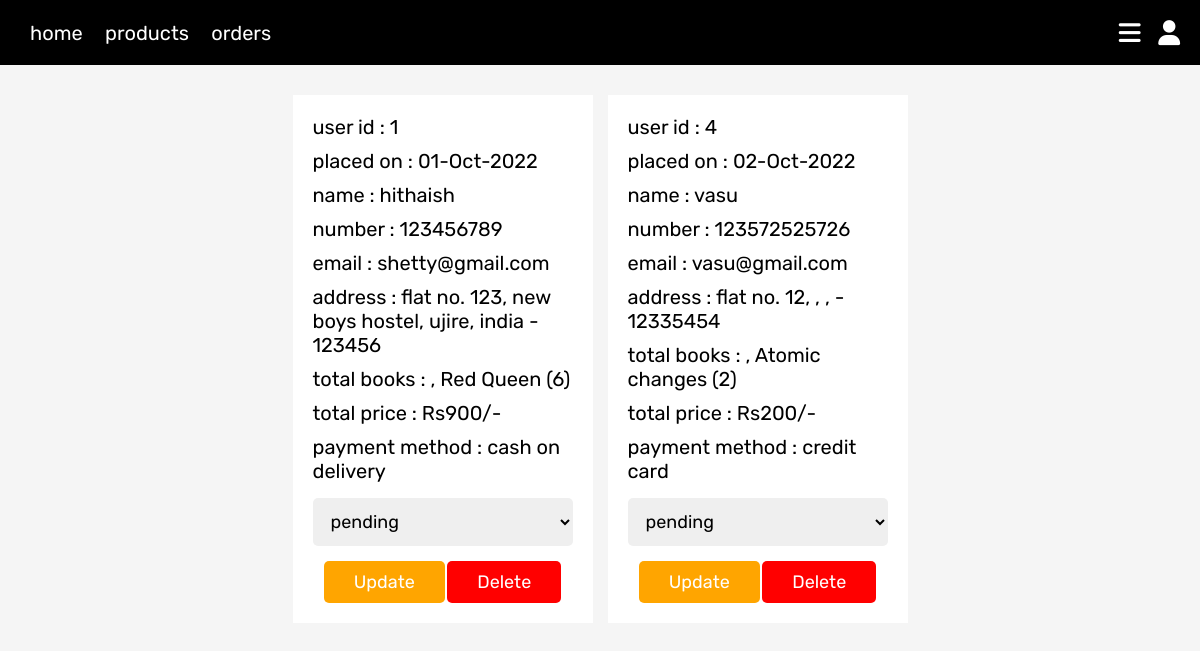
Screenshot of /admin_orders.php (signed in) with the database file from the repository.
### tables this page shows
CREATE TABLE `orders` (
  `id` int(100) NOT NULL,
  `user_id` int(100) NOT NULL,
  `name` varchar(100) NOT NULL,
  `number` varchar(12) NOT NULL,
  `email` varchar(100) NOT NULL,
  `method` varchar(50) NOT NULL,
  `address` varchar(500) NOT NULL,
  `total_products` varchar(1000) NOT NULL,
  `total_price` int(100) NOT NULL,
  `placed_on` varchar(50) NOT NULL,
  `payment_status` varchar(20) NOT NULL DEFAULT 'pending'
);

### admin_orders.php (the view, shortened to what this page needs)
<?php
include 'config.php';
?>
<!DOCTYPE html>
<html lang="en">
<head>
   <link rel="stylesheet" href="https://cdnjs.cloudflare.com/ajax/libs/font-awesome/6.0.0/css/all.min.css">
   <link rel="stylesheet" href="css/admin_style.css">
</head>
<body>
<?php include 'admin_header.php'; ?>
<section class="orders">
   <div class="box-container">
      <?php
      $select_orders = mysqli_query($conn, "SELECT * FROM `orders`") or die('query failed');
      if(mysqli_num_rows($select_orders) > 0){
         while($fetch_orders = mysqli_fetch_assoc($select_orders)){
      ?>
      <div class="box">
         <p> user id : <span><?php echo $fetch_orders['user_id']; ?></span> </p>
         <p> placed on : <span><?php echo $fetch_orders['placed_on']; ?></span> </p>
         <p> name : <span><?php echo $fetch_orders['name']; ?></span> </p>
         <p> number : <span><?php echo $fetch_orders['number']; ?></span> </p>
         <p> email : <span><?php echo $fetch_orders['email']; ?></span> </p>
         <p> address : <span><?php echo $fetch_orders['address']; ?></span> </p>
         <p> total books : <span><?php echo $fetch_orders['total_products']; ?></span> </p>
         <p> total price : <span>Rs<?php echo $fetch_orders['total_price']; ?>/-</span> </p>
         <p> payment method : <span><?php echo $fetch_orders['method']; ?></span> </p>
         <form action="" method="post">
            <select name="update_payment">
               <option value="" selected disabled><?php echo $fetch_orders['payment_status']; ?></option>
            </select>
            <input type="submit" value="update" name="update_order" class="option-btn">
            <a href="admin_orders.php?delete=<?php echo $fetch_orders['id']; ?>" onclick="return confirm('delete this order?');" class="delete-btn">delete</a>
         </form>
      </div>
      <?php
         }
      }else{
         echo '<p class="empty">no orders placed yet!</p>';
      }
      ?>
   </div>
</section>
</body>
</html>

### css/admin_style.css (style rules this page uses)
:root { --light-color:#666; --light-white:#ccc; --light-bg:#f5f5f5; }
* { font-family: 'Rubik', sans-serif; margin:0; padding:0; box-sizing: border-box; outline: none; border:none; text-decoration: none; transition:all .2s linear; }
html { font-size: 62.5%; overflow-x: hidden; }
body { background-color: var(--light-bg); }
section { padding:3rem 2rem; }
.btn, .option-btn, .delete-btn, .white-btn { display: inline-block; margin-top: 1rem; padding:1rem 3rem; cursor: pointer; color:white; font-size: 1.8rem; border-radius: .5rem; text-transform: capitalize; }
.option-btn { background-color: orange; }
.delete-btn { background-color: red; }
.orders .box-container { display: grid; grid-template-columns: repeat(auto-fit, 30rem); justify-content: center; gap:1.5rem; max-width: 1200px; margin:0 auto; align-items: flex-start; }
.orders .box-container .box { background-color: white; padding:2rem; }
.orders .box-container .box p { padding-bottom: 1rem; font-size: 2rem; }
.orders .box-container .box form { text-align: center; }
.orders .box-container .box form select { border-radius: .5rem; margin:.5rem 0; width: 100%; padding:1.2rem 1.4rem; font-size: 1.8rem; color:black; }

### rows the page displays
orders: user "1", placed_on "01-Oct-2022", name "hithaish", number "123456789", email "shetty@gmail.com", address "flat no. 123, new boys hostel, ujire, india - 123456", total_products ", Red Queen (6)", total_price "900", method "cash on delivery", update_payment "pending"
orders: user "4", placed_on "02-Oct-2022", name "vasu", number "123572525726", email "vasu@gmail.com", address "flat no. 12, , , - 12335454", total_products ", Atomic changes (2)", total_price "200", method "credit card", update_payment "pending"
